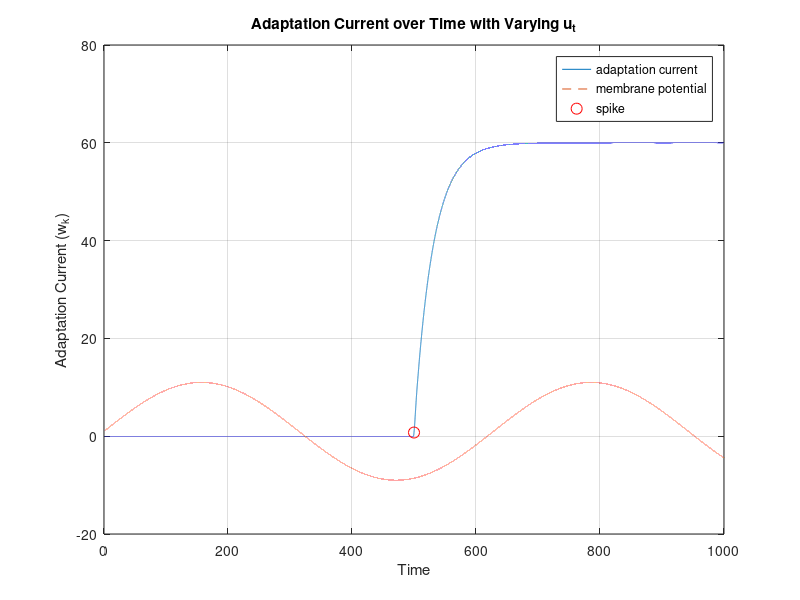

Recreate this plot in MATLAB.
% solve diff. equation for adaptation current and implement it
% parameters for adaptation current taken from:
% https://neuronaldynamics.epfl.ch/online/Ch6.S2.html

clc
clearvars

% Parameters
t_k = 30; % time constant for adaptation current, indexing over k neurons
a_k = 0; % adaptation coupling
b_k = 60; % adaptation gain
u_rest = -70; % resting potential
t_f = 500; % time point for spike
u_r = -55; % voltage reset




% Time series
tspan = linspace(1, 1000, 100000);
w0 = 0; % initial condition for w_k

u = @(t) 10 * sin(0.01 * t) + 1; % example: sine wave oscillating around 1


% Define and solve the differential equation:  
% t_k * dw_k / dt = a_k(u_t - u_rest) - w_k + b_k * delta(t - t_f)
odefun = @(t, w) (1/t_k) * ((a_k * (u(t) - u_rest) - w) + (t >= t_f) * b_k);
[t, w_k] = ode45(odefun, tspan, w0);

% Plot the results
figure;
plot(t, w_k, 'DisplayName', 'adaptation current');
xlabel('Time');
ylabel('Adaptation Current (w_k)');
title('Adaptation Current over Time with Varying u_t');


grid on;

% Plot u_t for reference
hold on;
plot(t, u(t), '--', 'DisplayName', 'membrane potential');
legend show;

plot(t_f, w_k(find(t >= t_f, 1)), 'ro', ...
    'MarkerSize', 8, 'DisplayName', 'spike'); % plot where delta function activates
